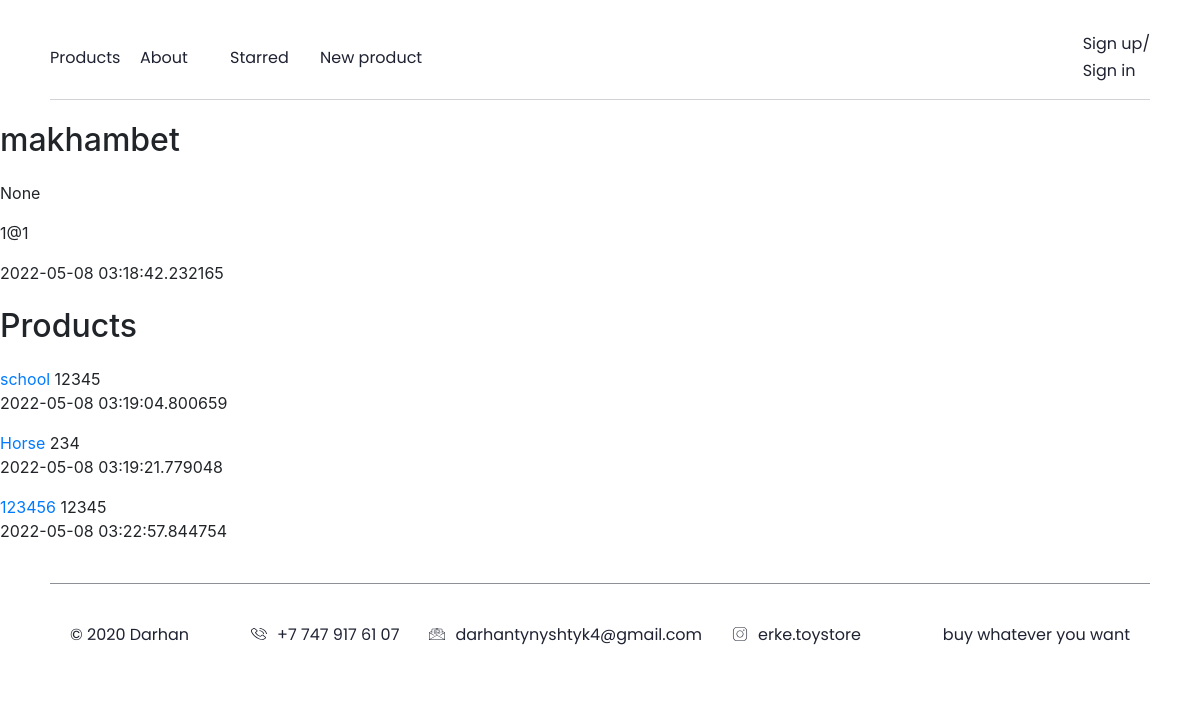
The page /user/1 on the database as committed earlier.
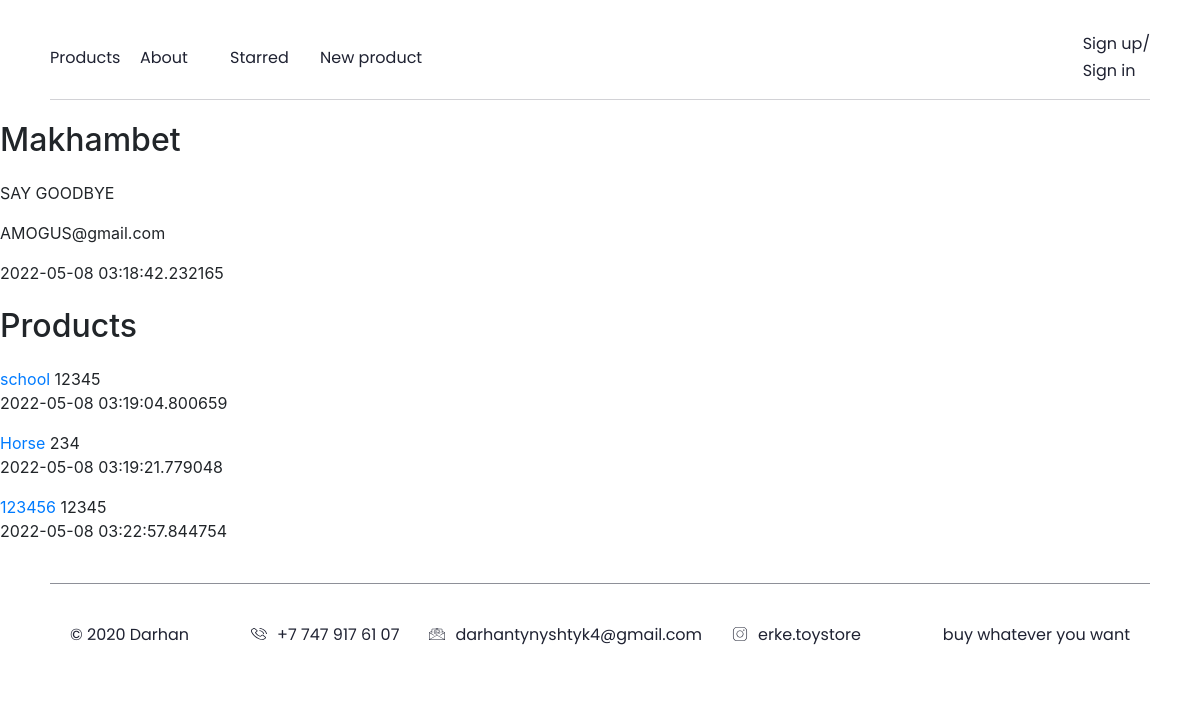
The same page on the database as committed later.
### data/users.py (models this page shows, shortened)
class User(SqlAlchemyBase, UserMixin, SerializerMixin):
    __tablename__ = 'users'
    id = sqlalchemy.Column(sqlalchemy.Integer,
                           primary_key=True, autoincrement=True)
    name = sqlalchemy.Column(sqlalchemy.String, nullable=True)
    about = sqlalchemy.Column(sqlalchemy.String, nullable=True)
    email = sqlalchemy.Column(sqlalchemy.String,
                              index=True, unique=True, nullable=True)
    hashed_password = sqlalchemy.Column(sqlalchemy.String, nullable=True)
    avatar_name = sqlalchemy.Column(sqlalchemy.String, default=None)
    created_date = sqlalchemy.Column(sqlalchemy.DateTime,
                                     default=datetime.datetime.now)
    starred = sqlalchemy.Column(sqlalchemy.String, default='')
    products = orm.relation("Product", back_populates='user')

### main.py (the view)
@app.route('/user/<int:user_id>')  # Вывод профиля пользователя
def get_user(user_id):
    session = db_session.create_session()
    user = session.query(User).get(user_id)
    params = {
        'current_user': current_user,
        'user': user
    }
    if current_user != user:
        user_products = session.query(Product).filter(Product.is_private == False, Product.user == user)
        params['products'] = user_products
    else:
        user_products = user.products
        params['products'] = user_products
    return render_template('user.html', **params)

### data/db_session.py (called while the page is built)
def create_session() -> Session:
    global __factory
    return __factory()

### templates/user.html
{% extends "base.html" %}
{% block content %}
<h1>{{ user.name }}</h1>
<p>{{ user.about }}</p>
<p>{{ user.email }}</p>
<p>{{ user.created_date }}</p>
<h1>Products</h1>
{% for i in products %}
<a href="/product/{{ i.id }}">{{ i.name }}</a>
<a>{{ i.price }}</a>
<p>{{ i.date }}</p>
{% endfor %}
{% endblock %}

Rows that differ between the two databases and show on the page:
changed User: name "makhambet" → "Makhambet"; about "None" → "SAY GOODBYE"; email "1@1" → "AMOGUS@gmail.com"
